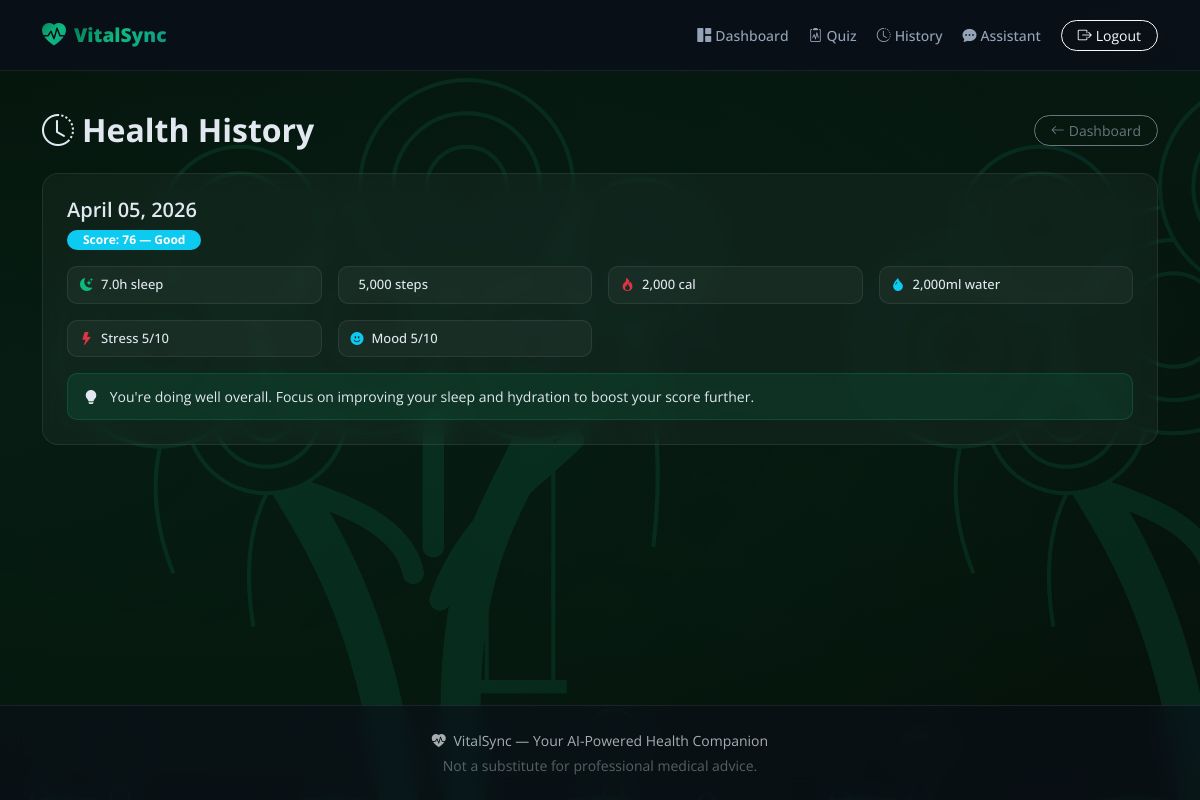
The app's page /history (signed in) with its own data.
### app/models.py (models this page shows, shortened)
class Suggestion(db.Model):
    __tablename__ = 'suggestions'
    id = db.Column(db.Integer, primary_key=True)
    user_id = db.Column(db.Integer, db.ForeignKey('users.id'), nullable=False)
    log_id = db.Column(db.Integer, db.ForeignKey('health_logs.id'), nullable=False)
    score = db.Column(db.Integer, nullable=False, default=0)  # 0-100
    suggestion_text = db.Column(db.Text, nullable=False)
    status = db.Column(db.String(20), nullable=False, default='good')  # excellent | good | needs_improvement
    urgent = db.Column(db.Boolean, default=False)
    created_at = db.Column(db.DateTime, default=datetime.utcnow)

class HealthLog(db.Model):
    __tablename__ = 'health_logs'
    id = db.Column(db.Integer, primary_key=True)
    user_id = db.Column(db.Integer, db.ForeignKey('users.id'), nullable=False)
    date = db.Column(db.Date, nullable=False, default=date.today)
    sleep_hours = db.Column(db.Float, nullable=False, default=0)
    sleep_time = db.Column(db.String(5), nullable=True)   # HH:MM
    wake_time = db.Column(db.String(5), nullable=True)     # HH:MM
    screen_time_hours = db.Column(db.Float, nullable=False, default=0)
    steps = db.Column(db.Integer, nullable=False, default=0)
    calories = db.Column(db.Integer, nullable=False, default=0)
    water_ml = db.Column(db.Integer, nullable=False, default=0)
    stress_level = db.Column(db.Integer, nullable=False, default=5)   # 1-10
    mood = db.Column(db.Integer, nullable=False, default=5)           # 1-10
    sedentary_hours = db.Column(db.Float, nullable=False, default=0)
    outdoor_minutes = db.Column(db.Integer, nullable=False, default=0)
    exercise_minutes = db.Column(db.Integer, nullable=False, default=0)
    breakfast_time = db.Column(db.String(5), nullable=True)  # HH:MM
    lunch_time = db.Column(db.String(5), nullable=True)      # HH:MM
    dinner_time = db.Column(db.String(5), nullable=True)     # HH:MM
    created_at = db.Column(db.DateTime, default=datetime.utcnow)
    suggestion = db.relationship('Suggestion', backref='health_log', uselist=False)

### app/blueprints/user.py (the view)
@user_bp.route('/history')
@login_required
def history():
    if current_user.role != 'user':
        return redirect(url_for('user.dashboard'))
    page = request.args.get('page', 1, type=int)
    logs = HealthLog.query.filter_by(
        user_id=current_user.id
    ).order_by(HealthLog.date.desc()).paginate(page=page, per_page=10, error_out=False)
    log_data = []
    for log in logs.items:
        suggestion = Suggestion.query.filter_by(log_id=log.id).first()
        log_data.append({
            'date': log.date.strftime('%B %d, %Y'),
            'sleep_hours': log.sleep_hours,
            'steps': log.steps,
            'calories': log.calories,
            'water_ml': log.water_ml,
            'stress_level': log.stress_level,
            'mood': log.mood,
            'score': suggestion.score if suggestion else None,
            'status': suggestion.status if suggestion else None,
            'suggestion': suggestion.suggestion_text if suggestion else None,
            'urgent': suggestion.urgent if suggestion else False,
        })
    return render_template('user/history.html',
                           logs=log_data,
                           pagination=logs)

### app/templates/user/history.html (shortened to what this page needs)
{% extends "base.html" %}
{% block content %}
<div class="fade-in">
    <div class="d-flex justify-content-between align-items-center mb-4">
        <h2 class="fw-700 mb-0"><i class="bi bi-clock-history me-2"></i>Health History</h2>
        <a href="{{ url_for('user.dashboard') }}" class="btn btn-outline-secondary rounded-pill btn-sm px-3">
            <i class="bi bi-arrow-left me-1"></i>Dashboard
        </a>
    </div>
    {% if logs %}
    <div class="row g-4">
        {% for log in logs %}
        <div class="col-12">
            <div class="glass-card p-4 history-card" id="log-{{ loop.index }}">
                <div class="d-flex justify-content-between align-items-start flex-wrap gap-2 mb-3">
                    <div>
                        <h5 class="fw-600 mb-1">{{ log.date }}</h5>
                        {% if log.score is not none %}
                        <span class="badge rounded-pill px-3 py-1
                            {% if log.status == 'excellent' %}bg-success{% elif log.status == 'good' %}bg-info{% else %}bg-warning text-dark{% endif %}">
                            Score: {{ log.score }} — {{ log.status | replace('_', ' ') | title }}
                        </span>
                        {% endif %}
                    </div>
                </div>
                <div class="row g-3 mb-3">
                    <div class="col-6 col-md-3">
                        <div class="metric-pill">
                            <i class="bi bi-moon-stars-fill text-purple"></i>
                            <span>{{ log.sleep_hours }}h sleep</span>
                        </div>
                    </div>
                    <div class="col-6 col-md-3">
                        <div class="metric-pill">
                            <span>{{ '{:,}'.format(log.steps) }} steps</span>
                        </div>
                    </div>
                    <div class="col-6 col-md-3">
                        <div class="metric-pill">
                            <i class="bi bi-fire text-danger"></i>
                            <span>{{ '{:,}'.format(log.calories) }} cal</span>
                        </div>
                    </div>
                    <div class="col-6 col-md-3">
                        <div class="metric-pill">
                            <i class="bi bi-droplet-fill text-info"></i>
                            <span>{{ '{:,}'.format(log.water_ml) }}ml water</span>
                        </div>
                    </div>
                    <div class="col-6 col-md-3">
                        <div class="metric-pill">
                            <i class="bi bi-lightning-fill text-danger"></i>
                            <span>Stress {{ log.stress_level }}/10</span>
                        </div>
                    </div>
                    <div class="col-6 col-md-3">
                        <div class="metric-pill">
                            <i class="bi bi-emoji-smile-fill text-info"></i>
                            <span>Mood {{ log.mood }}/10</span>
                        </div>
                    </div>
                </div>
                {% if log.suggestion %}
                <div class="suggestion-strip {% if log.urgent %}urgent{% endif %}">
                    <i class="bi {% if log.urgent %}bi-exclamation-octagon-fill{% else %}bi-lightbulb-fill{% endif %} me-2"></i>
                    {{ log.suggestion }}
                </div>
                {% endif %}
            </div>
        </div>
        {% endfor %}
    </div>
    {% endif %}
</div>
{% endblock %}

### app/static/css/custom.css (style rules this page uses)
:root { --vs-bg: #06110a; --vs-bg-secondary: #0a1a12; --vs-surface: rgba(255, 255, 255, 0.04); --vs-surface-hover: rgba(255, 255, 255, 0.08); --vs-border: rgba(255, 255, 255, 0.08); --vs-border-hover: rgba(255, 255, 255, 0.15); --vs-primary: #10b981; --vs-primary-light: #34d399; --vs-glow: rgba(16, 185, 129, 0.4); --vs-text: #e2e8f0; --vs-text-muted: #94a3b8; --vs-success: #10b981; --vs-warning: #f59e0b; --vs-danger: #ef4444; --vs-info: #14b8a6; --vs-purple: #10b981; --vs-gradient: linear-gradient(135deg, #047857 0%, #10b981 50%, #0d9488 100%); --vs-gradient-warm: linear-gradient(135deg, #f97316 0%, #ef4444 100%); --vs-radius: 16px; --vs-radius-sm: 10px; --vs-transition: all 0.3s cubic-bezier(0.4, 0, 0.2, 1); }
body { font-family: 'Open Sans', -apple-system, BlinkMacSystemFont, sans-serif; background: var(--vs-bg); color: var(--vs-text); min-height: 100vh; display: flex; flex-direction: column; overflow-x: hidden; }
body::before { content: ''; position: fixed; top: -50%; left: -50%; width: 200%; height: 200%; background: radial-gradient(ellipse at 20% 50%, rgba(16, 185, 129, 0.08) 0%, transparent 50%), radial-gradient(ellipse at 80% 20%, rgba(20, 184, 166, 0.06) 0%, transparent 50%), radial-gradient(ellipse at 50% 80%, rgba(4, 120, 87, 0.04) 0%, transparent 50%); z-index: -1; animation: bgShift 20s ease-in-out infinite alternate; }
.fw-600 { font-weight: 600; }
.fw-700 { font-weight: 700; }
.text-purple { color: var(--vs-purple) !important; }
.glass-card { background: var(--vs-surface); backdrop-filter: blur(12px); -webkit-backdrop-filter: blur(12px); border: 1px solid var(--vs-border); border-radius: var(--vs-radius); transition: var(--vs-transition); }
.history-card { position: relative; }
.metric-pill { display: flex; align-items: center; gap: 0.5rem; padding: 0.5rem 0.75rem; background: var(--vs-surface); border: 1px solid var(--vs-border); border-radius: var(--vs-radius-sm); font-size: 0.8125rem; font-weight: 500; }
.suggestion-strip { padding: 0.75rem 1rem; background: rgba(16, 185, 129, 0.1); border: 1px solid rgba(16, 185, 129, 0.2); border-radius: var(--vs-radius-sm); font-size: 0.875rem; }
.fade-in { animation: fadeIn 0.5s ease; }

### records on screen
Suggestion: status "Good", suggestion "You're doing well overall. Focus on improving your sleep and hydration to boost your score further."
HealthLog: sleep_hours "7.0", steps "5,000", calories "2,000", water_ml "2,000"

### other values on screen
{{ log.date }} "April 05, 2026"
{{ log.score }} "76"
{{ log.stress_level }} "5"
{{ log.mood }} "5"
